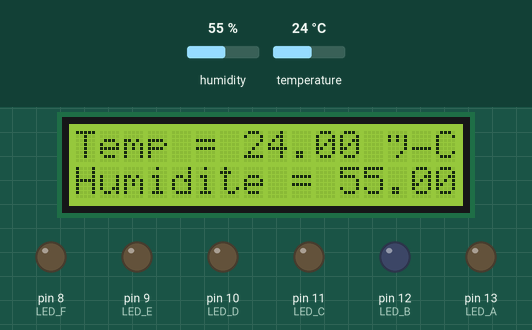
Recording of a sketch running on a simulated Arduino Uno, built with avr-gcc and run on an emulated ATmega328P. Parts: 16×2 character LCD, output pins drawn as LEDs (lit = HIGH). Inputs (shaded band) come from the test bench; at power-on: humidity 55 %, temperature 24 °C.

Above: at 1.2 s.
1.3 s: humidity set to 22 %
At 5.5 s:
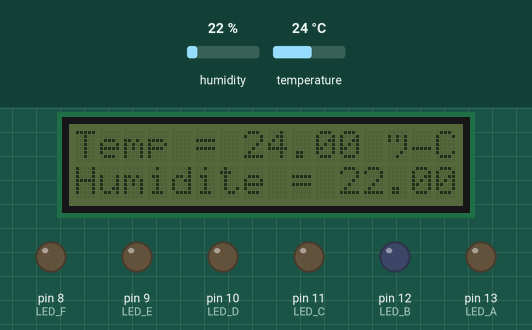
6.6 s: temperature set to 12 °C
At 8.0 s:
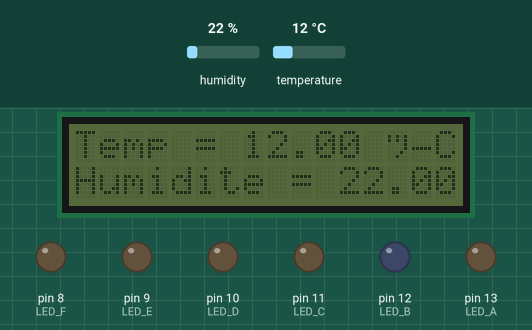
9.7 s: humidity set to 40 %
At 11.7 s:
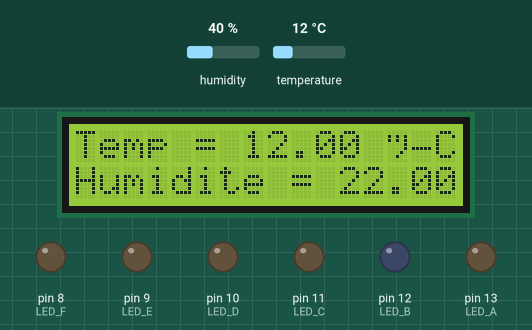
16.3 s: temperature set to 19 °C
At 19.1 s:
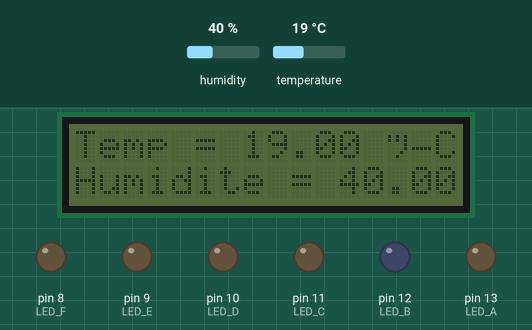
Timing chart, 0 to 20.6 s (numbered marks = the images above; inputs shaded):
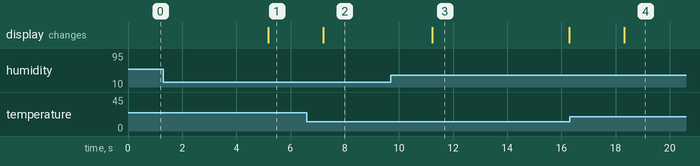

Measured:
- after the input at 1.3 s, the display: changes after 3.9 s (image 1)
- after the input at 6.6 s, the display: changes after 0.61 s (image 2)
- after the input at 9.7 s, the display: changes after 1.5 s (image 3)
- after the input at 16.3 s, the display: changes after 2.0 s (image 4)
- what the display in image 3 shows lasts 5.1 s, from 11.2 s to 16.3 s

The sketch:

EtnaThermOs.ino
```cpp
#include "DHT.h"
#include "LiquidCrystal_I2C.h"
#include  "Wire.h"

#define DHTPIN 2
#define DHTTYPE DHT11
#define LED_A 13
#define LED_B 12
#define LED_C 11
#define LED_D 10
#define LED_E 9
#define LED_F 8


DHT dht(DHTPIN, DHTTYPE);
LiquidCrystal_I2C lcd(0x27,  16, 2);

void setup()
{
  dht.begin();
  lcd.init();
  lcd.backlight();
  pinMode(LED_A, OUTPUT);
  pinMode(LED_B, OUTPUT);
  pinMode(LED_C, OUTPUT);
  pinMode(LED_D, OUTPUT);
  pinMode(LED_E, OUTPUT);
  pinMode(LED_F, OUTPUT);
}

int temp1 = 0;
int hum1 = 0;

void loop() {

  lcd.setCursor(0,0);
  lcd.println("Temp = " + String(dht.readTemperature())+" °C");

  int temp2 = dht.readTemperature();

  lcd.setCursor(0,1);
  lcd.println("Humidite = " + String(dht.readHumidity())+" %");

  int hum2 = dht.readHumidity();

  if ( temp1 == temp2 && hum1 == hum2 ) {
    lcd.noBacklight();
  }
  else if ( temp1 != temp2 || hum1 != hum2 ) {
    lcd.backlight();
    delay(5000);
  }
  temp1 = dht.readTemperature();
  hum1 = dht.readHumidity();

}
```
